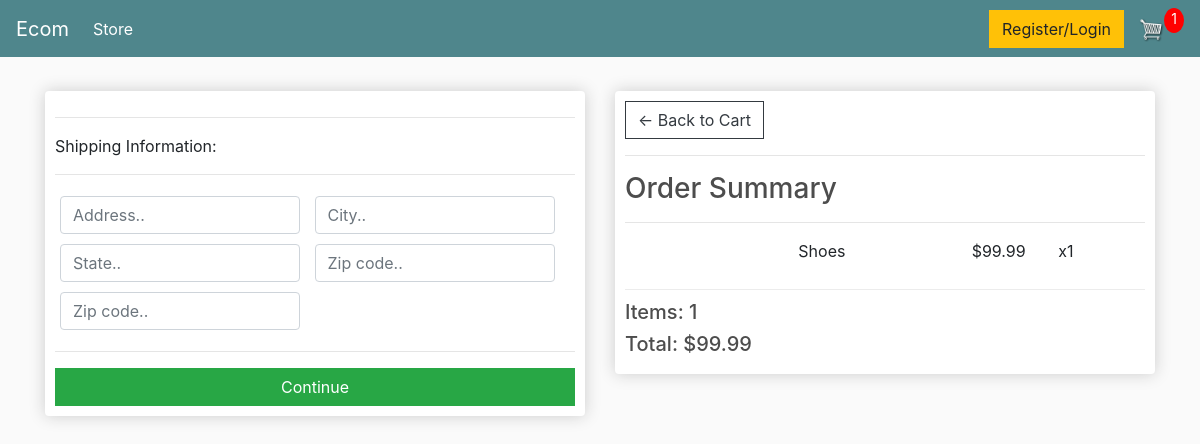
/checkout/ (signed in), run on an earlier commit of the app's database.
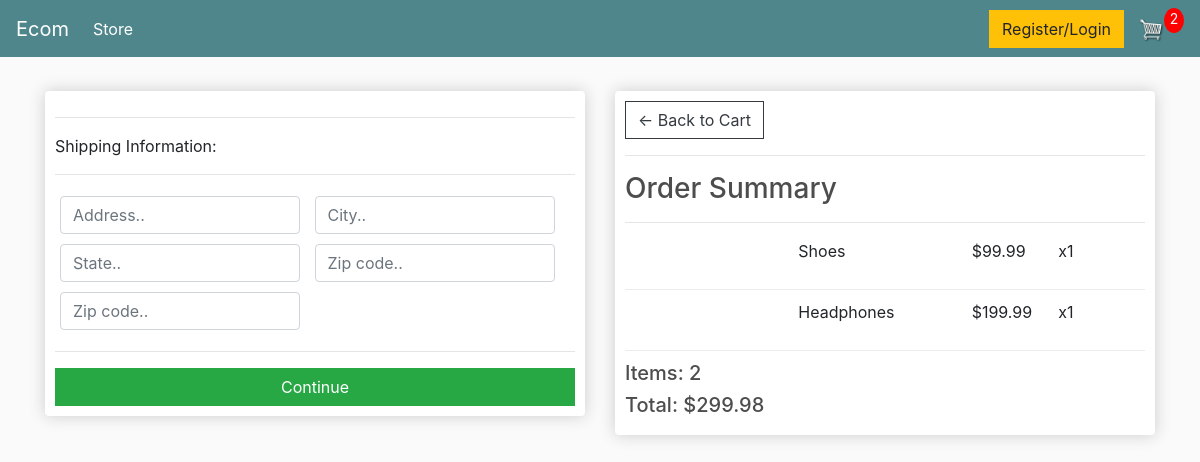
And on a later commit of the database.
### store/models.py (models this page shows, shortened)
class OrderItem(models.Model):
	product = models.ForeignKey(Product, on_delete=models.SET_NULL, null=True)
	order = models.ForeignKey(Order, on_delete=models.SET_NULL, null=True)
	quantity = models.IntegerField(default=0, null=True, blank=True)
	date_added = models.DateTimeField(auto_now_add=True)
	@property
	def get_total(self):
		total = self.product.price * self.quantity
		return total

class Product(models.Model):
    name = models.CharField(max_length=255)
    description = models.TextField(default="No description available.")
    price = models.DecimalField(max_digits=10, decimal_places=2)
    digital = models.BooleanField(default=False,null=True, blank=True)
    image = models.ImageField(null=True, blank=True)

class Order(models.Model):
	customer = models.ForeignKey(Customer, on_delete=models.SET_NULL, null=True, blank=True)
	date_ordered = models.DateTimeField(auto_now_add=True)
	complete = models.BooleanField(default=False)
	transaction_id = models.CharField(max_length=100, null=True)
	@property
	def shipping(self):
		shipping = False
		orderitems = self.orderitem_set.all()
		for i in orderitems:
			if i.product.digital == False:
				shipping = True
		return shipping
	@property
	def get_cart_total(self):
		orderitems = self.orderitem_set.all()
		total = sum([item.get_total for item in orderitems])
		return total
	@property
	def get_cart_items(self):
		orderitems = self.orderitem_set.all()
		total = sum([item.quantity for item in orderitems])
		return total

### store/views.py (the view)
# urls.py: path('checkout/', views.checkout, name="checkout"),
def checkout(request):
     data = cartData(request)
     cartItems = data['cartItems']
     order = data['order']
     items = data['items']
     context = {'items':items, 'order':order, 'cartItems':cartItems}
     return render(request, 'store/checkout.html', context)

### store/utils.py (called while the page is built)
def cartData(request):
	if request.user.is_authenticated:
		customer = request.user.customer
		order, created = Order.objects.get_or_create(customer=customer, complete=False)
		items = order.orderitem_set.all()
		cartItems = order.get_cart_items
	else:
		cookieData = cookieCart(request)
		cartItems = cookieData['cartItems']
		order = cookieData['order']
		items = cookieData['items']
	return {'cartItems':cartItems ,'order':order, 'items':items}

### store/templates/store/checkout.html (shortened to what this page needs)
{% extends 'store/main.html' %}
{% load static %}
{% block content %}
<div class="row">
	<div class="col-lg-6">
		<div class="box-element" id="form-wrapper">
               <form id="form">
                    <div id="shipping-info">
                         <hr>
                         <p>Shipping Information:</p>
                         <hr>
                         <div class="form-field">
                              <input class="form-control" type="text" name="address" placeholder="Address..">
                         </div>
                         <div class="form-field">
                              <input class="form-control" type="text" name="city" placeholder="City..">
                         </div>
                         <div class="form-field">
                              <input class="form-control" type="text" name="state" placeholder="State..">
                         </div>
                         <div class="form-field">
                              <input class="form-control" type="text" name="zipcode" placeholder="Zip code..">
                         </div>
                         <div class="form-field">
                              <input class="form-control" type="text" name="country" placeholder="Zip code..">
                         </div>
                    </div>
                    <hr>
                    <input id="form-button" class="btn btn-success btn-block" type="submit" value="Continue">
               </form>
		</div>
          <br>
	</div>
	<div class="col-lg-6">
		<div class="box-element">
               <a  class="btn btn-outline-dark" href="{% url 'cart' %}">&#x2190; Back to Cart</a>
               <hr>
               <h3>Order Summary</h3>
               <hr>
               {% for item in items %}
                    <div class="cart-row">
                         <div style="flex:2"><img class="row-image" src="{{item.product.imageURL}}"></div>
                         <div style="flex:2"><p>{{item.product.name}}</p></div>
                         <div style="flex:1"><p>${{item.product.price|floatformat:2}}</p></div>
                         <div style="flex:1"><p>x{{item.quantity}}</p></div>
                    </div>
               {% endfor %}
               <h5>Items: {{order.get_cart_items}}</h5>
               <h5>Total: ${{order.get_cart_total|floatformat:2}}</h5>
		</div>
	</div>
</div>
{% endblock content %}

What changed in the data, as far as the page shows it:
added OrderItem: product.name "Headphones", product.price "199.99", quantity "1"
computed for Order: get_cart_items "1" → "2"; get_cart_total "99.99" → "299.98"
Also different on the page:
{{ cartItems }}: "1" → "2"
